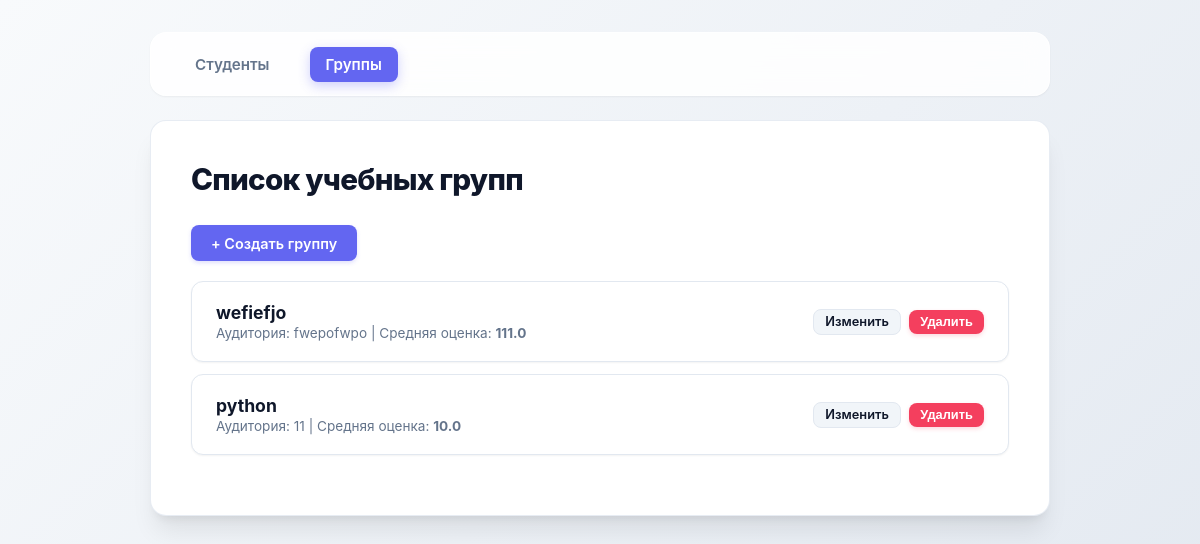
The page /groups/ on the database as committed earlier.
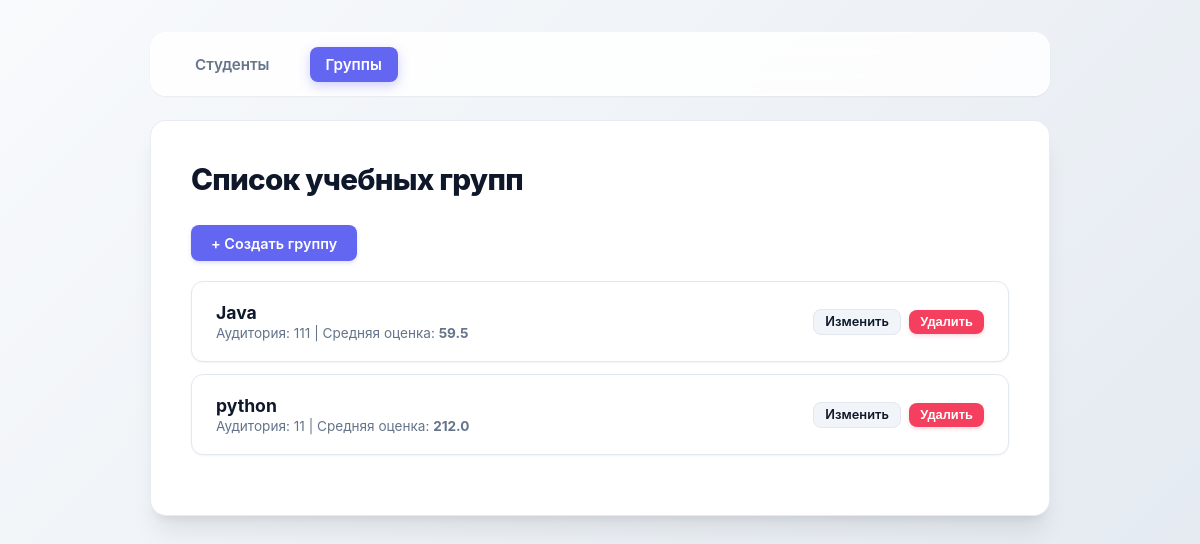
The same page on the database as committed later.
### myapp/models.py (models this page shows, shortened)
class Group(models.Model):
    name = models.CharField( max_length=50)
    room = models.CharField( max_length=50)
    start_date = models.DateField( auto_now_add=True)

### myapp/views.py (the view)
# urls.py: path('groups/', group_list, name='group_list'),
def group_list(request):
    groups = Group.objects.annotate(average_grade=Avg('student__grade'))
    return render(request, 'groups/group_list.html', {'groups': groups})

### myapp/templates/groups/group_list.html (shortened to what this page needs)
{% load static %}
<!DOCTYPE html>
<html lang="ru">
<head>
    <link rel="stylesheet" href="{% static 'css/style.css' %}">
</head>
<body>
    <nav class="navbar">
        <a href="{% url 'student_list' %}">Студенты</a>
        <a href="{% url 'group_list' %}" class="active">Группы</a>
    </nav>
    <div class="container">
        <h1>Список учебных групп</h1>
        <a href="{% url 'group_create' %}" class="btn">+ Создать группу</a>
        <ul class="custom-list">
            {% for group in groups %}
                <li>
                    <div>
                        <a href="{% url 'group_detail' group.pk %}" style="text-decoration: none; color: var(--primary-color); font-weight: bold; font-size: 1.1rem;">
                            {{ group.name }}
                        </a>
                        <div style="font-size: 0.85rem; color: #64748b; margin-top: 2px;">
                            Аудитория: {{ group.room }} | Средняя оценка: <strong>{% if group.average_grade %}{{ group.average_grade|floatformat:1 }}{% else %}нет оценок{% endif %}</strong>
                        </div>
                    </div>
                    <div class="list-actions">
                        <a href="{% url 'group_update' group.pk %}" class="btn btn-secondary" style="padding: 0.3rem 0.7rem; font-size: 0.8rem;">Изменить</a>
                        <form action="{% url 'group_delete' group.pk %}" method="post" style="margin: 0;">
                            <button type="submit" class="btn btn-danger" style="padding: 0.3rem 0.7rem; font-size: 0.8rem;" onclick="return confirm('Удалить группу и всех её студентов?');">Удалить</button>
                        </form>
                    </div>
                </li>
            {% empty %}
                <li style="justify-content: center; color: #64748b;">Групп пока нет</li>
            {% endfor %}
        </ul>
    </div>
</body>
</html>

Rows that differ between the two databases and show on the page:
changed Group: name "wefiefjo" → "Java"; room "fwepofwpo" → "111"; average_grade "111.0" → "59.5"
computed for Group "python": average_grade "10.0" → "212.0"
